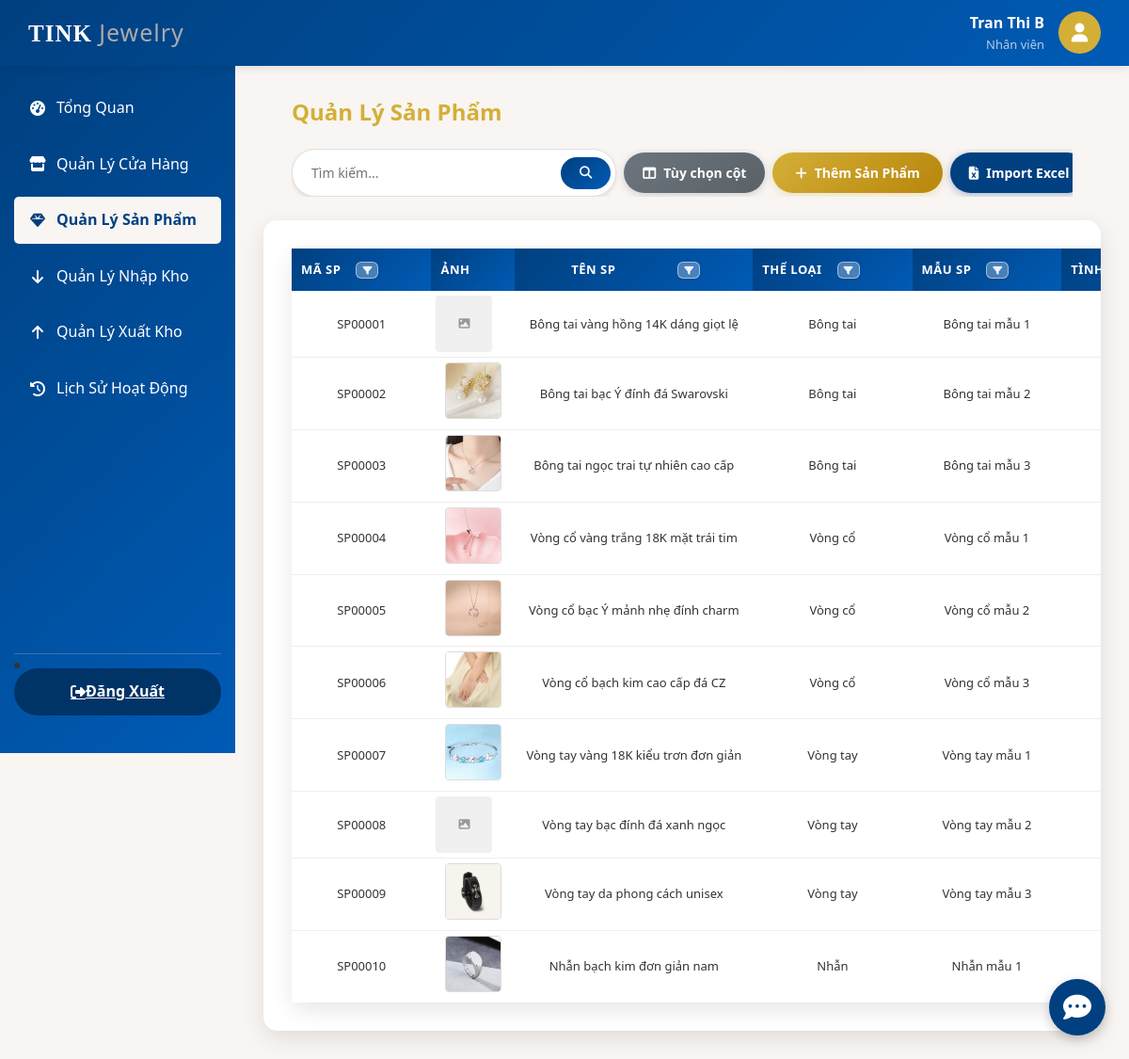
Page /admin/products.php (signed in) on the committed database.
### tables this page shows
CREATE TABLE IF NOT EXISTS SANPHAM (
    MaSP CHAR(7) PRIMARY KEY,
    TenSP VARCHAR(100) NOT NULL,
    TheLoai ENUM('Vòng tay', 'Vòng cổ', 'Khuyên tai', 'Nhẫn', 'Bông tai') NOT NULL,
    MauSP VARCHAR(50),
    TinhTrang ENUM('Còn hàng', 'Hết hàng', 'Ngừng kinh doanh') DEFAULT 'Còn hàng',
    SLTK INT CHECK (SLTK >= 0),
    GiaBan DECIMAL(12,2) CHECK (GiaBan > 0)
);

### admin/products.php (the view, shortened to what this page needs)
<?php
require_once '../config/db.php';
$userName = $_SESSION['username'] ?? 'Người dùng';
$userRole = $_SESSION['role'] ?? 'Nhân viên';
$search = $_GET['search'] ?? '';
$where = '';
$perPage = 10;
$page = isset($_GET['page']) ? max(1, (int)$_GET['page']) : 1;
$offset = ($page - 1) * $perPage;
$stmt = $pdo->prepare("SELECT * FROM SANPHAM $where ORDER BY MaSP LIMIT :limit OFFSET :offset");
$stmt->bindValue(':limit', $perPage, PDO::PARAM_INT);
$stmt->bindValue(':offset', $offset, PDO::PARAM_INT);
$stmt->execute();
$products = $stmt->fetchAll(PDO::FETCH_ASSOC);
?>
<!DOCTYPE html>
<html lang="vi">
<head>
    <link rel="stylesheet" href="../assets/css/style.css?v=<?php echo time(); ?>">
    <link rel="stylesheet" href="https://cdnjs.cloudflare.com/ajax/libs/font-awesome/6.4.0/css/all.min.css">
</head>
<body>
    <header class="header">
        <div class="logo">TINK <span>Jewelry</span></div>
        <div class="user-section">
            <div class="user-info">
                <div class="user-name"><?php echo htmlspecialchars($userName); ?></div>
                <div class="user-role"><?php echo htmlspecialchars($userRole); ?></div>
            </div>
            <div class="user-avatar"> <i class="fas fa-user"></i> </div>
        </div>
    </header>
    <div class="dashboard-layout">
    <?php require_once './sidebar.php'; ?>
 <main class="main-content">
    <div class="management-header">
        <div class="management-topbar">
            <h2>Quản Lý Sản Phẩm</h2>
            <div class="management-tools">
                <form method="GET" class="search-form">
                    <input type="text" placeholder="Tìm kiếm..." name="search" value="<?php echo htmlspecialchars($search); ?>">
                    <button type="submit" class="search-btn"><i class="fas fa-search"></i></button>
                </form>
                <button class="column-toggle-btn" onclick="openColumnToggle()">
                    <i class="fas fa-columns"></i> Tùy chọn cột
                </button>
                <button class="add-btn" onclick="addProduct()">
                    <i class="fas fa-plus"></i> Thêm Sản Phẩm
                </button>
                <button class="add-btn import-btn" onclick="openModal('importModal')">
                    <i class="fas fa-file-excel"></i> Import Excel
                </button>
            </div>
        </div>
    </div>
         <div class="management-container">
            <?php if (empty($products) && !$search): ?>
                <div style="text-align: center; padding: 40px;">
                    <p style="font-size: 18px; margin-bottom: 10px;">Chưa có sản phẩm nào trong hệ thống</p>
                    <button class="add-btn" onclick="addProduct()"><i class="fas fa-plus"></i> Thêm Sản Phẩm Đầu Tiên</button>
                </div>
            <?php else: ?>
                <table class="management-table" id="productsTable">
                    <thead>
                        <tr>
                            <th data-column="masp">
                                <div class="th-filter-wrapper">
                                    <span class="th-label">Mã SP</span>
                                    <button class="th-filter-btn" type="button">
                                        <i class="fas fa-filter caret"></i>
                                    </button>
                                </div>
                            </th>
                            <th data-column="hinhanh">Ảnh</th>
                            <th data-column="tensp">
                                <div class="th-filter-wrapper">
                                    <span class="th-label">Tên SP</span>
                                    <button class="th-filter-btn" type="button">
                                        <i class="fas fa-filter caret"></i>
                                    </button>
                                </div>
                            </th>
                            <th data-column="theloai">
                                <div class="th-filter-wrapper">
                                    <span class="th-label">Thể Loại</span>
                                    <button class="th-filter-btn" type="button">
                                        <i class="fas fa-filter caret"></i>
                                    </button>
                                </div>
                            </th>
                            <th data-column="mausp">
                                <div class="th-filter-wrapper">
                                    <span class="th-label">Mẫu SP</span>
                                    <button class="th-filter-btn" type="button">
                                        <i class="fas fa-filter caret"></i>
                                    </button>
                                </div>
                            </th>
                            <th data-column="tinhtrang">
                                <div class="th-filter-wrapper">
                                    <span class="th-label">Tình Trạng</span>
                                </div>
                            </th>
                        </tr>
                    </thead>
                    <tbody>
                        <?php foreach ($products as $product): ?>
                            <tr class="selectable-row" data-id="<?php echo htmlspecialchars($product['MaSP']); ?>" onclick="toggleRowSelection(this, event)">
                                <td data-column="masp"><?php echo htmlspecialchars($product['MaSP']); ?></td>
                                <td data-column="hinhanh" style="text-align: center; padding: 5px;">
                                    <?php if (!empty($product['HinhAnh']) && file_exists('../' . $product['HinhAnh'])): ?>
                                        <img src="../<?php echo htmlspecialchars($product['HinhAnh']); ?>"
                                             alt="<?php echo htmlspecialchars($product['TenSP']); ?>"
                                             class="product-thumbnail"
                                             onclick="viewImage('../<?php echo htmlspecialchars($product['HinhAnh']); ?>', '<?php echo htmlspecialchars($product['TenSP']); ?>')"
                                             style="width: 60px; height: 60px; object-fit: cover; border-radius: 4px; cursor: pointer; border: 1px solid #ddd;">
                                    <?php else: ?>
                                        <div style="width: 60px; height: 60px; background: #f0f0f0; border-radius: 4px; display: flex; align-items: center; justify-content: center; color: #999; font-size: 12px;">
                                            <i class="fas fa-image"></i>
                                        </div>
                                    <?php endif; ?>
                                </td>
                                <td data-column="tensp"><?php echo htmlspecialchars($product['TenSP']); ?></td>
                                <td data-column="theloai"><?php echo htmlspecialchars($product['TheLoai']); ?></td>
                                <td data-column="mausp"><?php echo htmlspecialchars($product['MauSP']); ?></td>
                                <td data-column="tinhtrang"><?php echo htmlspecialchars($product['TinhTrang']); ?></td>
                    </tr>
                    <?php endforeach; ?>
                </tbody>
            </table>
            <?php endif; ?>
        </div>
    </main>
    </div>
    <?php require_once 'chatbot_handler.php'; ?>
</body>
</html>

### admin/sidebar.php (shortened to what this page needs)
<?php
$current_page = basename($_SERVER['PHP_SELF']);
$menu_items = [
    ['href' => 'dashboard.php', 'icon' => 'fa-tachometer-alt', 'label' => 'Tổng Quan'],
];
$menu_items[] = ['href' => 'stores.php', 'icon' => 'fa-store', 'label' => 'Quản Lý Cửa Hàng'];
$menu_items[] = ['href' => 'products.php', 'icon' => 'fa-gem', 'label' => 'Quản Lý Sản Phẩm'];
$menu_items[] = ['href' => 'imports.php', 'icon' => 'fa-arrow-down', 'label' => 'Quản Lý Nhập Kho'];
$menu_items[] = ['href' => 'exports.php', 'icon' => 'fa-arrow-up', 'label' => 'Quản Lý Xuất Kho'];
$menu_items[] = ['href' => 'activity_log.php', 'icon' => 'fa-history', 'label' => 'Lịch Sử Hoạt Động'];
?>
<aside class="sidebar">
    <ul class="nav-menu">
        <?php foreach ($menu_items as $item): ?>
            <li class="nav-item">
                <a href="<?php echo $item['href']; ?>"
                   class="nav-link <?php echo ($current_page === $item['href']) ? 'active' : ''; ?>">
                    <i class="fas <?php echo $item['icon']; ?>"></i><?php echo $item['label']; ?>
                </a>
            </li>
        <?php endforeach; ?>
    </ul>
    <li class="divider"></li>
    <div class="logout">
        <a href="../logout.php" class="logout-btn">
            <i class="fas fa-sign-out-alt"></i> Đăng Xuất
        </a>
    </div>
</aside>

### admin/chatbot_handler.php (shortened to what this page needs)
<div id="chat-bubble">
    <i class="fas fa-comment-dots"></i>
</div>

### admin/chatbot_handler.php (style rules this page uses)
#chat-bubble { position: fixed; bottom: 25px; right: 25px; width: 60px; height: 60px; background: #004080; color: white; border-radius: 50%; display: flex; align-items: center; justify-content: center; font-size: 30px; cursor: pointer; box-shadow: 0 4px 12px rgba(0,0,0,0.2); z-index: 9998; transition: transform 0.2s; }

### rows in the picture
sanpham: MaSP "SP00001", TenSP "Bông tai vàng hồng 14K dáng giọt lệ", TheLoai "Bông tai", MauSP "Bông tai mẫu 1"
sanpham: MaSP "SP00002", HinhAnh (picture), TenSP "Bông tai bạc Ý đính đá Swarovski", TheLoai "Bông tai", MauSP "Bông tai mẫu 2"
sanpham: MaSP "SP00003", HinhAnh (picture), TenSP "Bông tai ngọc trai tự nhiên cao cấp", TheLoai "Bông tai", MauSP "Bông tai mẫu 3"
sanpham: MaSP "SP00004", HinhAnh (picture), TenSP "Vòng cổ vàng trắng 18K mặt trái tim", TheLoai "Vòng cổ", MauSP "Vòng cổ mẫu 1"
sanpham: MaSP "SP00005", HinhAnh (picture), TenSP "Vòng cổ bạc Ý mảnh nhẹ đính charm", TheLoai "Vòng cổ", MauSP "Vòng cổ mẫu 2"
sanpham: MaSP "SP00006", HinhAnh (picture), TenSP "Vòng cổ bạch kim cao cấp đá CZ", TheLoai "Vòng cổ", MauSP "Vòng cổ mẫu 3"
sanpham: MaSP "SP00007", HinhAnh (picture), TenSP "Vòng tay vàng 18K kiểu trơn đơn giản", TheLoai "Vòng tay", MauSP "Vòng tay mẫu 1"
sanpham: MaSP "SP00008", TenSP "Vòng tay bạc đính đá xanh ngọc", TheLoai "Vòng tay", MauSP "Vòng tay mẫu 2"
sanpham: MaSP "SP00009", HinhAnh (picture), TenSP "Vòng tay da phong cách unisex", TheLoai "Vòng tay", MauSP "Vòng tay mẫu 3"
sanpham: MaSP "SP00010", HinhAnh (picture), TenSP "Nhẫn bạch kim đơn giản nam", TheLoai "Nhẫn", MauSP "Nhẫn mẫu 1"

### other values in the picture
$userName "Tran Thi B"
$userRole "Nhân viên"
$item['label'] "Tổng Quan"
$item['label'] "Quản Lý Cửa Hàng"
$item['label'] "Quản Lý Sản Phẩm"
$item['label'] "Quản Lý Nhập Kho"
$item['label'] "Quản Lý Xuất Kho"
$item['label'] "Lịch Sử Hoạt Động"
